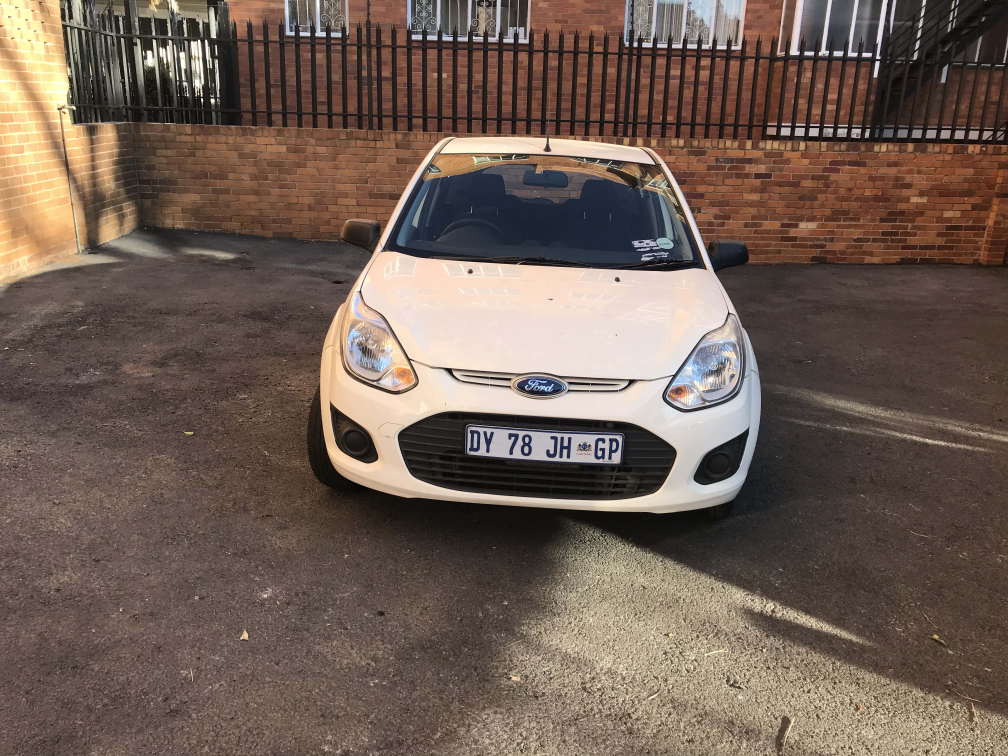
#> input picture view1.jpeg, 4032 x 3024 px, found by its file name (shown at 1/4 size)
$ python carscan_3.py
#> lines starting #> are read from the running program, lines starting #| are printed output that depends on the picture; after the words box and inside, x2 and y2 are one past the last pixel; in counts of white or black regions, pixels touching at a corner belong together; pictures that were not available may be replaced by others from this repository, and a replacement may not be noted
# -*- coding: utf-8 -*-
"""Carscan_3.ipynb

Automatically generated by Colaboratory.

Original file is located at
    https://colab.research.google.com/drive/1BSBftLi5-uvBBrb02wxsVym7ZqQ-P-W9
"""

import numpy as np
import cv2
from matplotlib import pyplot as plt
from google.colab.patches import cv2_imshow
plt.rcParams.update({'font.size':22})
plt.rc('legend',fontsize=16)
plt.rcParams['figure.figsize']=(30,30)

from google.colab import drive
drive.mount('/content/drive')

image1=cv2.imread('/content/drive/MyDrive/Carscan/view1.jpeg')
#> image1 is the input picture: shape (3024, 4032, 3); mean B, G, R 84.3, 95, 112
image2=cv2.imread('/content/drive/MyDrive/Carscan/view4.jpeg')
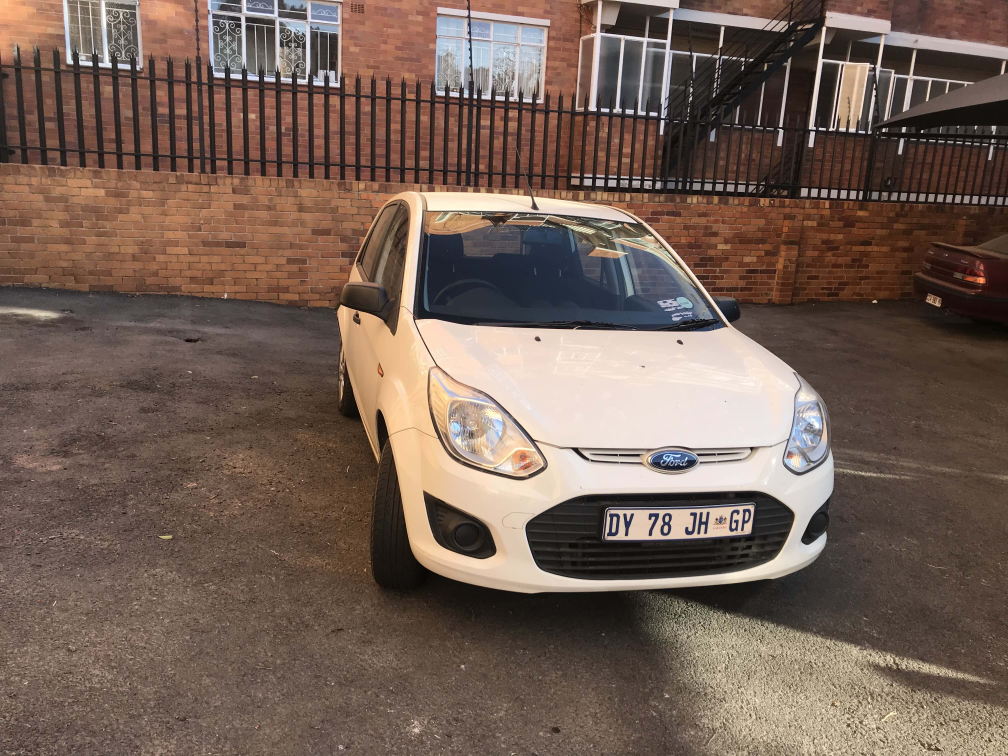
#> input picture view4.jpeg, 4032 x 3024 px, found by its file name (shown at 1/4 size)
#> image2 is the input picture: shape (3024, 4032, 3); mean B, G, R 85.5, 96.5, 116.3
bkgrnd=cv2.imread('/content/drive/MyDrive/Carscan/873823.jpg')

plt.figure()
plt.title('Background image')
plt.imshow(bkgrnd)

a=[image1]
for i in a:
  hh, ww = i.shape[:2]
  lower = np.array([180]*3)
  upper = np.array([255, 255, 255])

  thresh = cv2.inRange(i, lower, upper)

  kernel = cv2.getStructuringElement(cv2.MORPH_ELLIPSE, (20,20))
  morph = cv2.morphologyEx(thresh, cv2.MORPH_CLOSE, kernel)
  mask = cv2.bitwise_not(morph)
  final_mask=cv2.bitwise_and(morph,thresh)
  final_mask2=cv2.bitwise_or(morph,thresh)
  result = cv2.bitwise_and(i, i, mask=final_mask)

  plt.figure(1)
  plt.title('Original Image')
  plt.imshow(i)

  plt.figure(2)
  plt.title('Foreground Image')
  plt.imshow( result)

  thresh_not1=cv2.bitwise_not(final_mask)
  bkchng=cv2.bitwise_and(bkgrnd,bkgrnd, mask=thresh_not1)

  final=cv2.bitwise_or(bkchng, result)
  plt.figure(3)
  plt.title('Image with background replacement')
  plt.imshow(final)

  thresh_not2=cv2.bitwise_not(final_mask2)
  bkchng=cv2.bitwise_and(bkgrnd,bkgrnd, mask=thresh_not2)

  final=cv2.bitwise_or(bkchng, result)
  plt.figure(4)
  plt.imshow(final)
#> this loop made 1 pass
#> (hh, ww, lower, upper) on pass 1: (3024, 4032, [180, 180, 180], [255, 255, 255])
#> pass 1, `thresh = cv2.inRange(i, lower, upper)`:
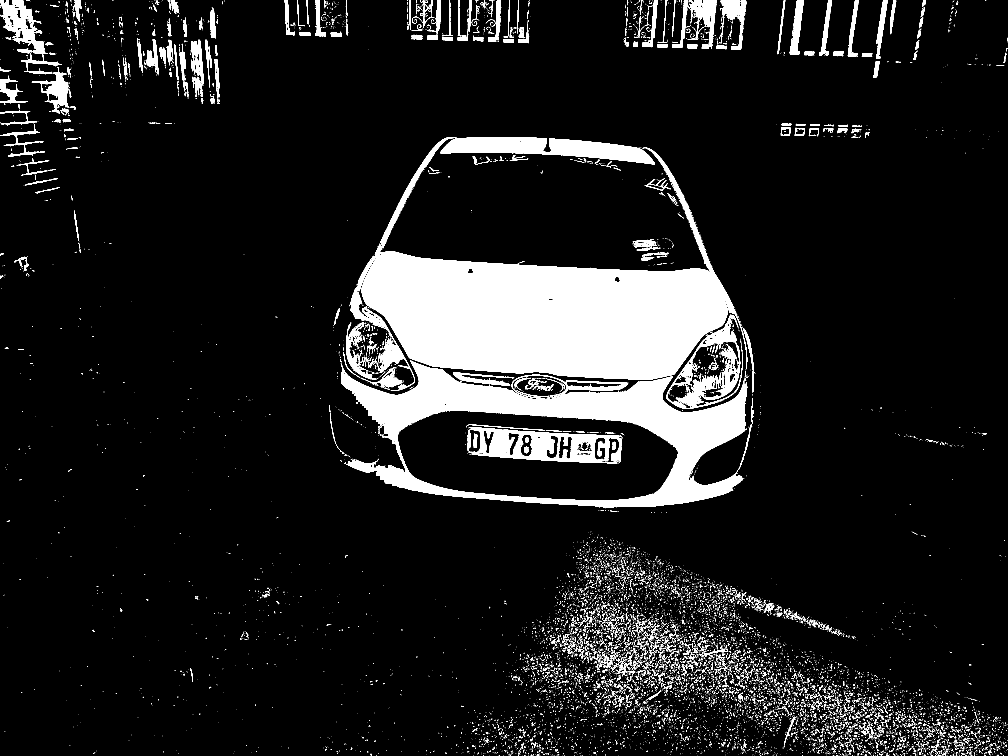
#> thresh: shape (3024, 4032) (shown at 1/4 size); 10.4% white; 16654 white regions (15369 under 20 px), largest, box (x1, y1, x2, y2) and area: (1444, 589, 2989, 1518) 573934, (1363, 1441, 2989, 2032) 279718, (1761, 548, 2620, 658) 48632
#> after the loop:
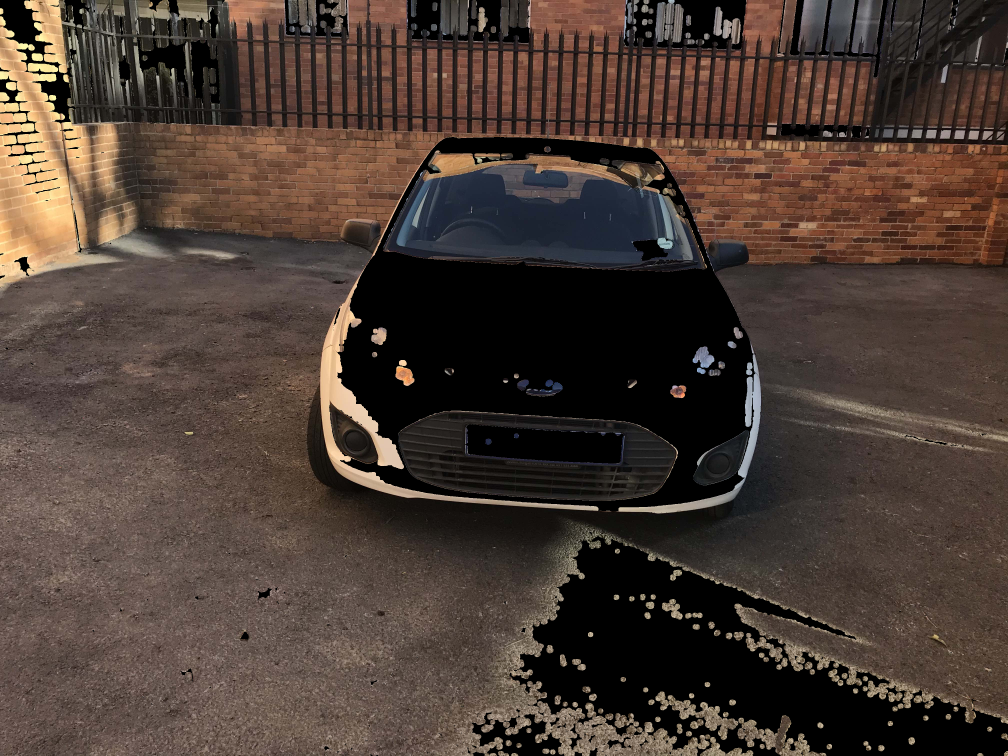
#> bkchng: shape (3024, 4032, 3) (shown at 1/4 size); mean B, G, R 52.4, 60.4, 74.8
#> after the loop: final_mask2: shape (3024, 4032); 18.8% white; 960 white regions (792 under 20 px), largest, box (x1, y1, x2, y2) and area: (1317, 548, 3022, 2046) 1139051, (2034, 2140, 4032, 3024) 768525, (1861, 1697, 2497, 1854) 73899


cv2.waitKey(0)
cv2.destroyAllWindows()

"""# New Section"""

a=[image2]
for i in a:
  hh, ww = i.shape[:2]
  lower = np.array([180]*3)
  upper = np.array([255, 255, 255])

  thresh = cv2.inRange(i, lower, upper)

  kernel = cv2.getStructuringElement(cv2.MORPH_ELLIPSE, (20,20))
  morph = cv2.morphologyEx(thresh, cv2.MORPH_CLOSE, kernel)
  mask = cv2.bitwise_not(morph)
  final_mask=cv2.bitwise_and(morph,thresh)
  final_mask2=cv2.bitwise_or(morph,thresh)
  result = cv2.bitwise_and(i, i, mask=final_mask)

  plt.figure(1)
  plt.title('Original Image')
  plt.imshow(i)

  plt.figure(2)
  plt.title('Foreground Image')
  plt.imshow( result)

  thresh_not1=cv2.bitwise_not(final_mask)
  bkchng=cv2.bitwise_and(bkgrnd,bkgrnd, mask=thresh_not1)

  final=cv2.bitwise_or(bkchng, result)
  plt.figure(3)
  plt.title('Image with background replacement')
  plt.imshow(final)

  thresh_not2=cv2.bitwise_not(final_mask2)
  bkchng=cv2.bitwise_and(bkgrnd,bkgrnd, mask=thresh_not2)

  final=cv2.bitwise_or(bkchng, result)
  plt.figure(4)
  plt.imshow(final)
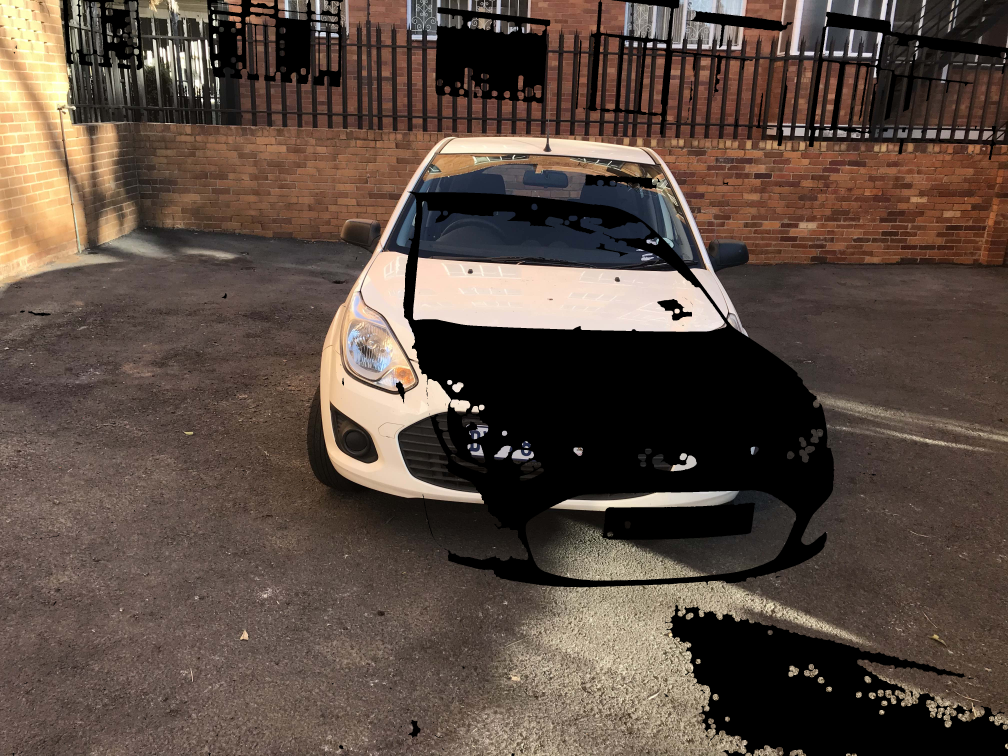
#> bkchng: shape (3024, 4032, 3) (shown at 1/4 size); mean B, G, R 65.5, 75, 90.3
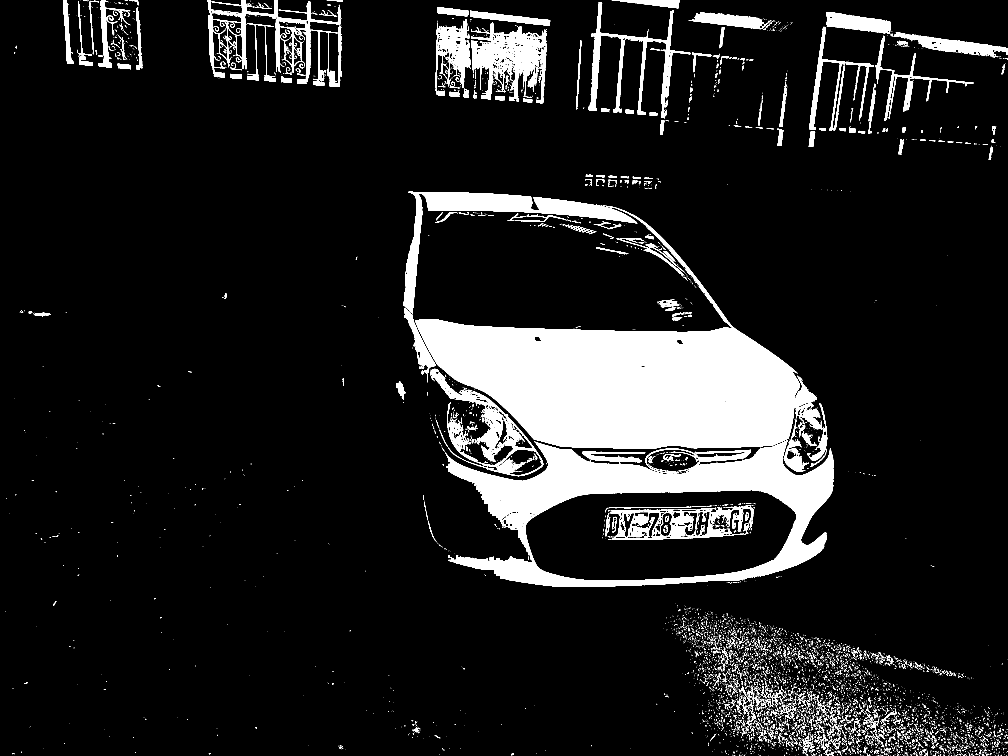
#> final_mask: shape (3024, 4032) (shown at 1/4 size); 11.1% white; 9461 white regions (8516 under 20 px), largest, box (x1, y1, x2, y2) and area: (1660, 824, 3199, 1794) 591037, (1780, 1761, 3335, 2348) 281730, (1613, 767, 2549, 1256) 63345
#> final_mask2: shape (3024, 4032); 17.1% white; 636 white regions (527 under 20 px), largest, box (x1, y1, x2, y2) and area: (1612, 766, 3339, 2349) 1158772, (2660, 2410, 4032, 3024) 444950, (1741, 29, 2201, 414) 121537


cv2.waitKey(0)
cv2.destroyAllWindows()
#> figure, not shown here; B, G, R data is drawn as R, G, B
#> figure, not shown here; B, G, R data is drawn as R, G, B
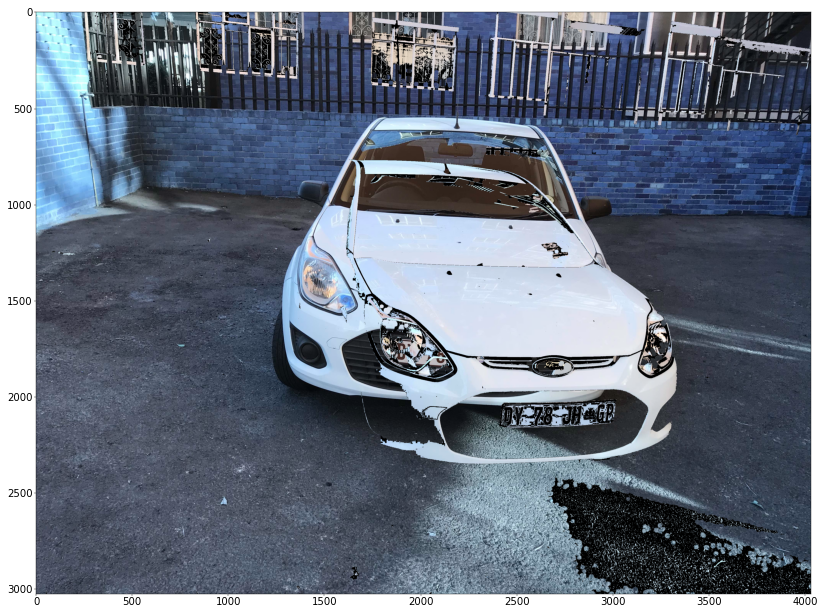
#> figure drawn by matplotlib, 1 panel
